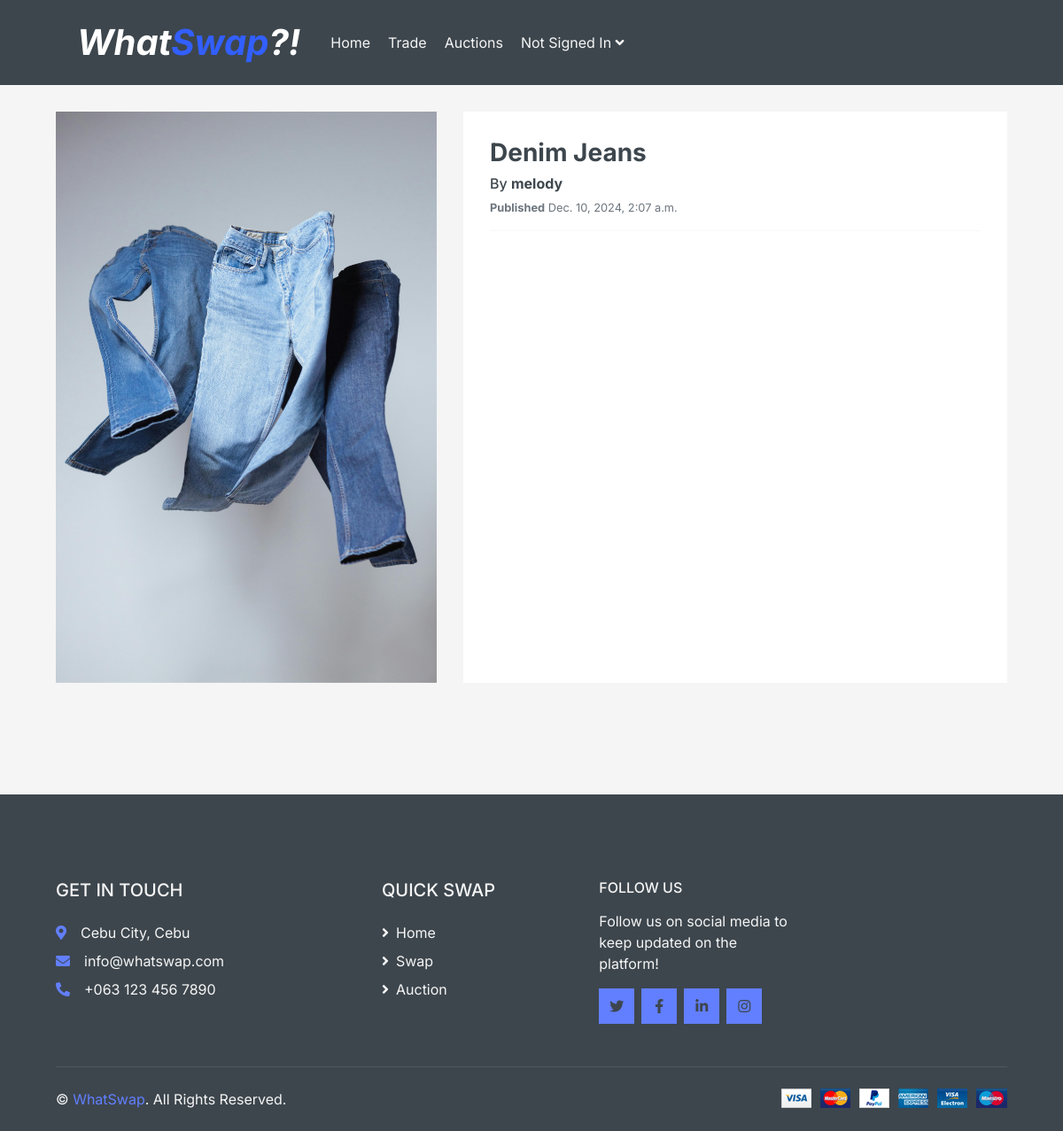
Page /profile/inventory/52 on the committed database.
### main/models.py (models this page shows, shortened)
class Item(models.Model):
    owner = models.ForeignKey(User, on_delete=models.CASCADE,null=True, blank = True)
    item_name = models.CharField(max_length=100)
    item_desc = models.TextField(max_length=1000)
    image_url = models.ImageField(upload_to="images/items/", default="images/default_item.jpg")
    created_at = models.DateTimeField(auto_now_add=True)

### main/views.py (the view, shortened to what this page needs)
# urls.py: path('profile/inventory/<int:pk>',views.view_item, name='view_item'),
def view_item(request,pk):
    item = get_object_or_404(Item, pk=pk)
    return render(request,"profile/view_item.html",{'item':item})

### templates/profile/view_item.html (shortened to what this page needs)
<head>
    <link href="https://cdn.jsdelivr.net/npm/bootstrap@5.3.3/dist/css/bootstrap.min.css" rel="stylesheet">
    {% include 'common/head.html' %}
</head>
<body>
    {% include "common/navbar.html"%}
    <div class="container-fluid pb-5">
        <div class="row px-xl-5">
            <div class="col-lg-5 mb-30">
                <div id="product-carousel" class="carousel slide" data-ride="carousel">
                    <div class="carousel-inner bg-light">
                        <div class="carousel-item active">
                            <img class="w-100 h-100" src="{{ item.image_url.url }}" alt="Image">
                        </div>
                    </div>
                </div>
            </div>
            <div class="col-lg-7 h-auto mb-30">
                <div class="h-100 bg-light p-30">
                    <h3>{{item.item_name}}</h3>
                    <h6>By <b>{{item.owner}}</b></h6>
                    <small><b>Published</b> {{item.created_at}}</small>
                    <hr>
                </div>
            </div>
        </div>
    </div>
    {% include 'common/foot.html' %}
</body>

### rows in the picture
Item: image_url (picture), item_name "Denim Jeans", owner "melody", created_at "Dec. 10, 2024, 2:07 a.m."
